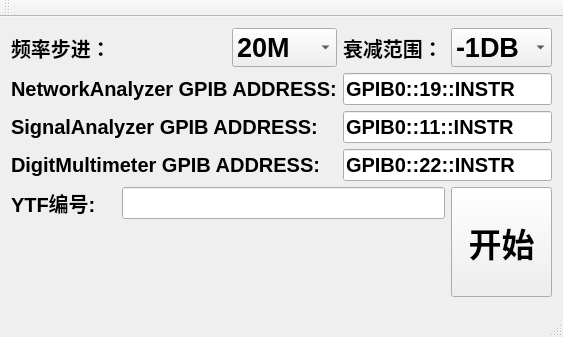
<?xml version="1.0" encoding="UTF-8"?>
<ui version="4.0">
 <class>MainWindow</class>
 <widget class="QMainWindow" name="MainWindow">
  <property name="geometry">
   <rect>
    <x>0</x>
    <y>0</y>
    <width>563</width>
    <height>337</height>
   </rect>
  </property>
  <property name="font">
   <font>
    <pointsize>15</pointsize>
    <weight>75</weight>
    <bold>true</bold>
   </font>
  </property>
  <property name="windowTitle">
   <string>YTF</string>
  </property>
  <widget class="QWidget" name="centralWidget">
   <layout class="QGridLayout" name="gridLayout">
    <item row="0" column="0" colspan="2">
     <widget class="QLabel" name="label">
      <property name="font">
       <font>
        <pointsize>15</pointsize>
        <weight>75</weight>
        <bold>true</bold>
       </font>
      </property>
      <property name="text">
       <string>频率步进：</string>
      </property>
     </widget>
    </item>
    <item row="0" column="2">
     <widget class="QComboBox" name="cb_step">
      <property name="font">
       <font>
        <pointsize>20</pointsize>
        <weight>75</weight>
        <bold>true</bold>
       </font>
      </property>
      <item>
       <property name="text">
        <string>20M</string>
       </property>
      </item>
      <item>
       <property name="text">
        <string>40M</string>
       </property>
      </item>
     </widget>
    </item>
    <item row="0" column="3">
     <widget class="QLabel" name="label_2">
      <property name="font">
       <font>
        <pointsize>15</pointsize>
        <weight>75</weight>
        <bold>true</bold>
       </font>
      </property>
      <property name="text">
       <string>衰减范围：</string>
      </property>
     </widget>
    </item>
    <item row="0" column="4">
     <widget class="QComboBox" name="cb_atten">
      <property name="font">
       <font>
        <pointsize>20</pointsize>
        <weight>75</weight>
        <bold>true</bold>
       </font>
      </property>
      <item>
       <property name="text">
        <string>-1DB</string>
       </property>
      </item>
      <item>
       <property name="text">
        <string>-3DB</string>
       </property>
      </item>
     </widget>
    </item>
    <item row="1" column="0" colspan="3">
     <widget class="QLabel" name="label_3">
      <property name="font">
       <font>
        <pointsize>15</pointsize>
        <weight>75</weight>
        <bold>true</bold>
       </font>
      </property>
      <property name="text">
       <string>NetworkAnalyzer GPIB ADDRESS:</string>
      </property>
     </widget>
    </item>
    <item row="1" column="3" colspan="2">
     <widget class="QLineEdit" name="le_networkAnalyzer">
      <property name="text">
       <string>GPIB0::19::INSTR</string>
      </property>
     </widget>
    </item>
    <item row="2" column="0" colspan="3">
     <widget class="QLabel" name="label_4">
      <property name="font">
       <font>
        <pointsize>15</pointsize>
        <weight>75</weight>
        <bold>true</bold>
       </font>
      </property>
      <property name="text">
       <string>SignalAnalyzer GPIB ADDRESS:</string>
      </property>
     </widget>
    </item>
    <item row="2" column="3" colspan="2">
     <widget class="QLineEdit" name="le_signalAnalyzer">
      <property name="text">
       <string>GPIB0::11::INSTR</string>
      </property>
     </widget>
    </item>
    <item row="3" column="0" colspan="3">
     <widget class="QLabel" name="label_5">
      <property name="font">
       <font>
        <pointsize>15</pointsize>
        <weight>75</weight>
        <bold>true</bold>
       </font>
      </property>
      <property name="text">
       <string>DigitMultimeter GPIB ADDRESS:</string>
      </property>
     </widget>
    </item>
    <item row="3" column="3" colspan="2">
     <widget class="QLineEdit" name="le_digitMultimeter">
      <property name="text">
       <string>GPIB0::22::INSTR</string>
      </property>
     </widget>
    </item>
    <item row="4" column="0">
     <widget class="QLabel" name="label_6">
      <property name="font">
       <font>
        <pointsize>15</pointsize>
        <weight>75</weight>
        <bold>true</bold>
       </font>
      </property>
      <property name="text">
       <string>YTF编号:</string>
      </property>
     </widget>
    </item>
    <item row="4" column="1" colspan="3">
     <widget class="QLineEdit" name="le_YTFNumber">
      <property name="text">
       <string/>
      </property>
     </widget>
    </item>
    <item row="4" column="4" rowspan="2">
     <widget class="QPushButton" name="btn_start">
      <property name="sizePolicy">
       <sizepolicy hsizetype="Minimum" vsizetype="Expanding">
        <horstretch>0</horstretch>
        <verstretch>0</verstretch>
       </sizepolicy>
      </property>
      <property name="font">
       <font>
        <pointsize>25</pointsize>
        <weight>75</weight>
        <bold>true</bold>
       </font>
      </property>
      <property name="text">
       <string>开始</string>
      </property>
     </widget>
    </item>
    <item row="5" column="0" colspan="4">
     <widget class="QLabel" name="lb_result">
      <property name="text">
       <string/>
      </property>
     </widget>
    </item>
   </layout>
  </widget>
  <widget class="QMenuBar" name="menuBar">
   <property name="geometry">
    <rect>
     <x>0</x>
     <y>0</y>
     <width>563</width>
     <height>23</height>
    </rect>
   </property>
  </widget>
  <widget class="QToolBar" name="mainToolBar">
   <attribute name="toolBarArea">
    <enum>TopToolBarArea</enum>
   </attribute>
   <attribute name="toolBarBreak">
    <bool>false</bool>
   </attribute>
  </widget>
  <widget class="QStatusBar" name="statusBar"/>
 </widget>
 <layoutdefault spacing="6" margin="11"/>
 <resources/>
 <connections/>
</ui>
